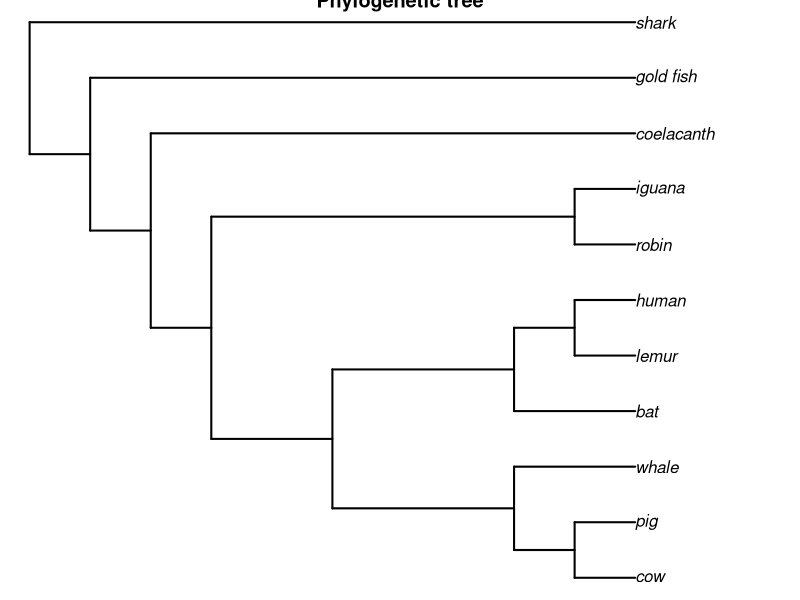
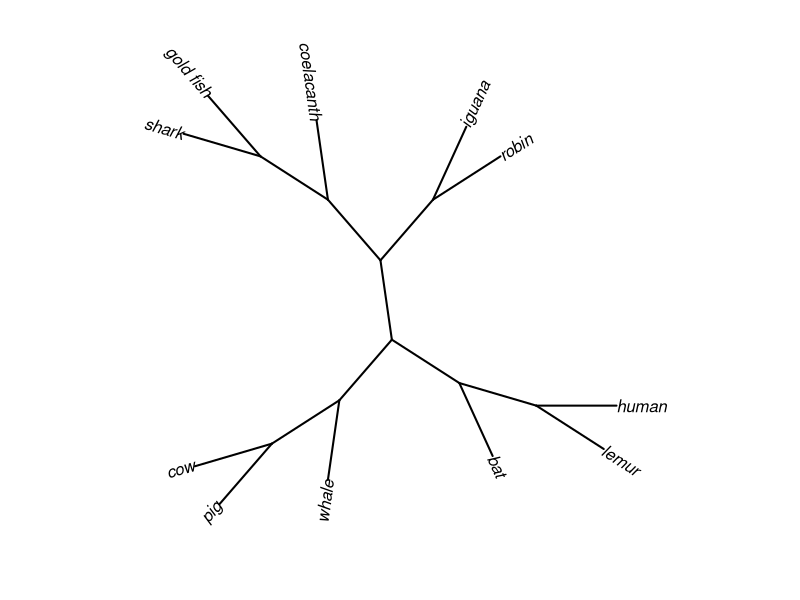

Here is the R script that generated these plots, in order:
#Author: Anaiya; Date: September 18, 2024; Purpose: Create dummy data, generate phylogenetic tree plot

#load tree libraries
library(ape)

#generate some dummy data
text.string <- "(((((((cow, pig),whale),(bat,(lemur,human))),(robin,iguana)),coelacanth),gold_fish),shark);"

#read the dummy data as a tree structure
vert.tree<-read.tree(text=text.string)

#genersate a basic plot of dummy data (rooted plot- has root and branchces)
plot(vert.tree,no.margin=TRUE,edge.width=2, main="Phylogenetic tree")

#create a un-rooted plot on the dummy data
plot(unroot(vert.tree),type="unrooted",no.margin=TRUE,lab4ut="axial",edge.width=2)